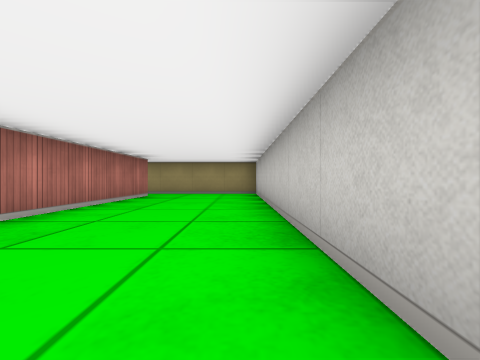
[1] (above)

17 first-person views from a walk through a cub3D maze. The camera is about half as high as the walls, looks level and sees 90° across. The floor is counted in squares. Each view is taken from the middle of a square. On the plan, view 1 faces up. The plan holds only what a view shows up to about 9 squares ahead; the rest is blank.

[2]
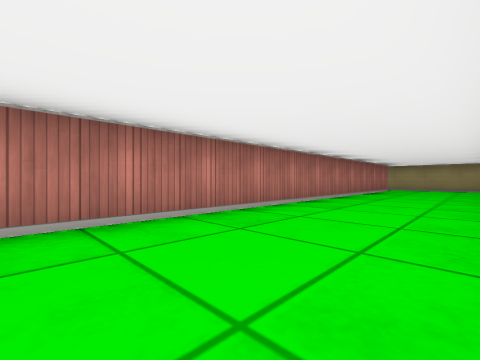

[3]
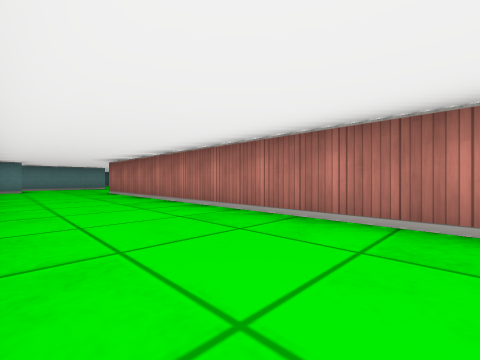

[4]
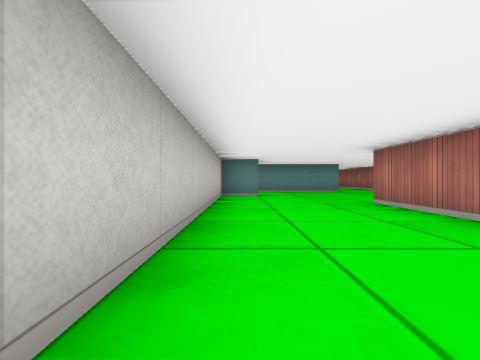

[5]
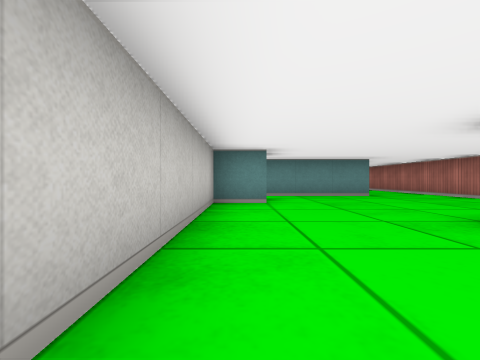

[6]
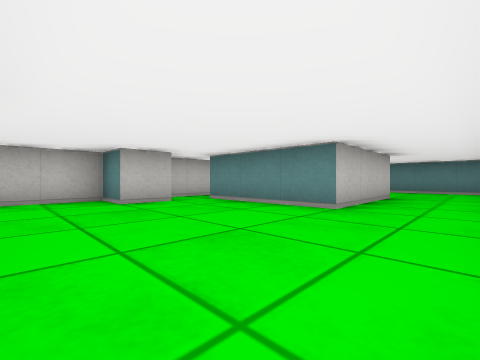

[7]
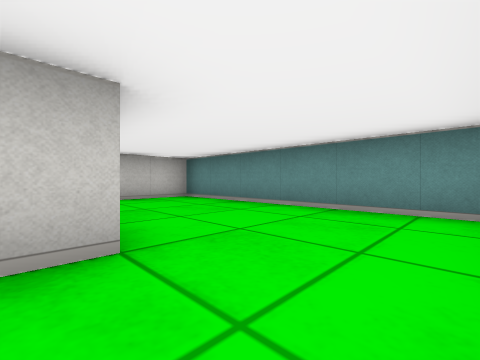

[8]
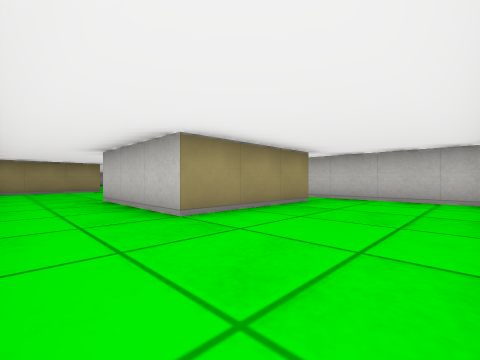

[9]
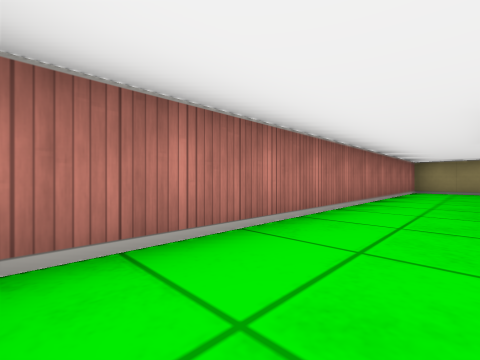

[10]
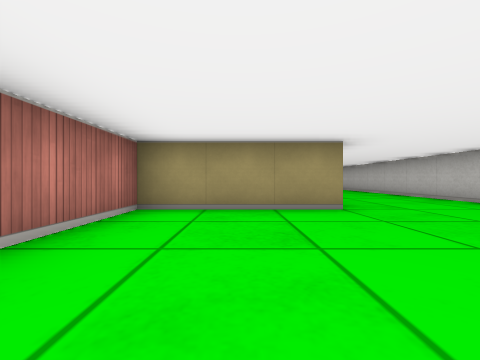

[11]
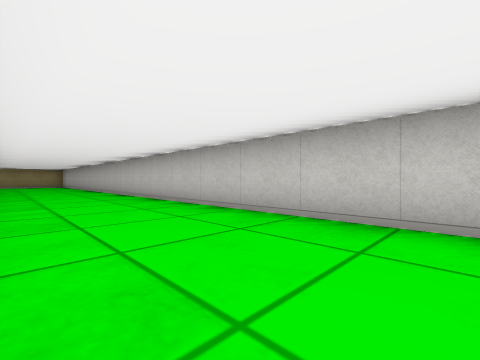

[12]
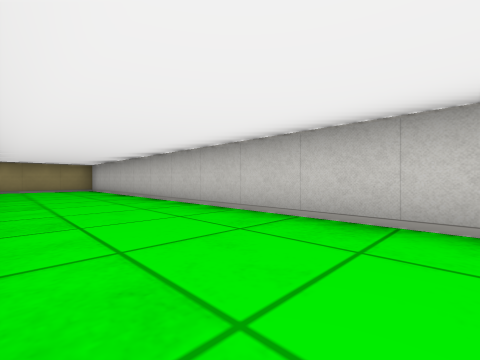

[13]
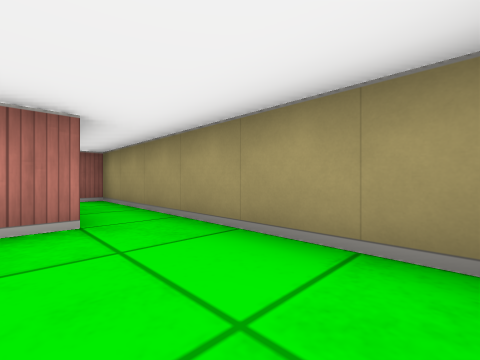

[14]
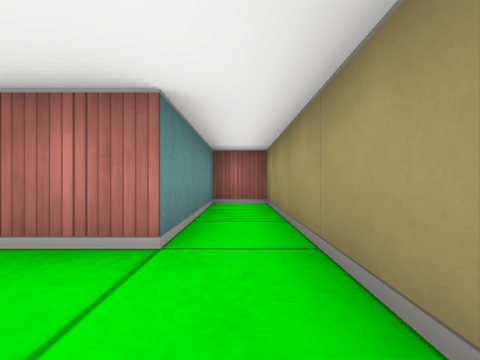

[15]
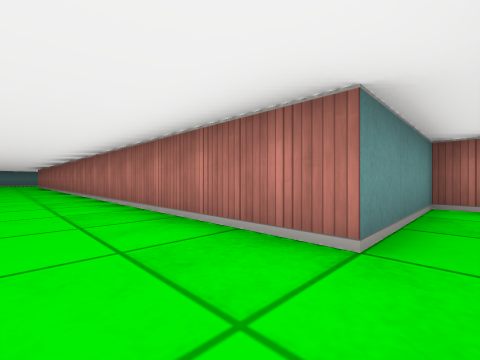

[16]
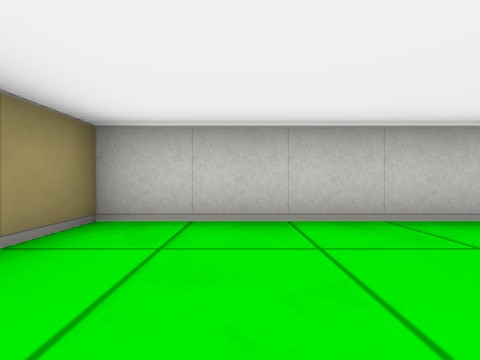

[17]
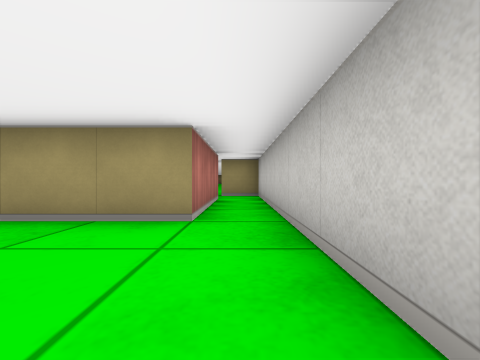

### Floor plan
Points are (right, up) in squares from view 1. A wall is a line through its corners. A room is listed if a view was taken in it or the views show most of it. See-through windows are left out.
Room 1 (views 1, 2, 3, 4, 5, 6, 7, 8, 9, 10, 11, 12, 13, 14, 15, 16, 17)
walls: (-3.5, -14.5) (-0.5, -14.5) (-0.5, -17.5) (-3.5, -17.5) (-3.5, -14.5); (-5, -20.5) (0.5, -20.5) (0.5, -13.5) (-0.5, -13.5) (-0.5, -12.5) (0.5, -12.5) (0.5, 7.5) (-5.5, 7.5) (-5.5, 6.5) (-2.5, 6.5) (-2.5, -10.5) (-5.5, -10.5) (-5.5, -20)

Where each view was taken, in squares from view 1:
view 1: 0 up, 0 right, facing up
view 2: 4 down, 0 right, facing up-left
view 3: 2 down, 0 right, facing down-left
view 4: 6 down, 0 right, facing down
view 5: 8 down, 0 right, facing down
view 6: 11 down, 5 left, facing down-right
view 7: 17 down, 5 left, facing down-right
view 8: 20 down, 5 left, facing up-right
view 9: 20 down, 4 left, facing up-left
view 10: 14 down, 4 left, facing up
view 11: 9 down, 2 left, facing up-right
view 12: 3 down, 2 left, facing up-right
view 13: 6 up, 0 right, facing up-left
view 14: 7 up, 1 left, facing left
view 15: 7 up, 1 left, facing down-left
view 16: 6 up, 2 left, facing right
view 17: 20 down, 0 right, facing up
